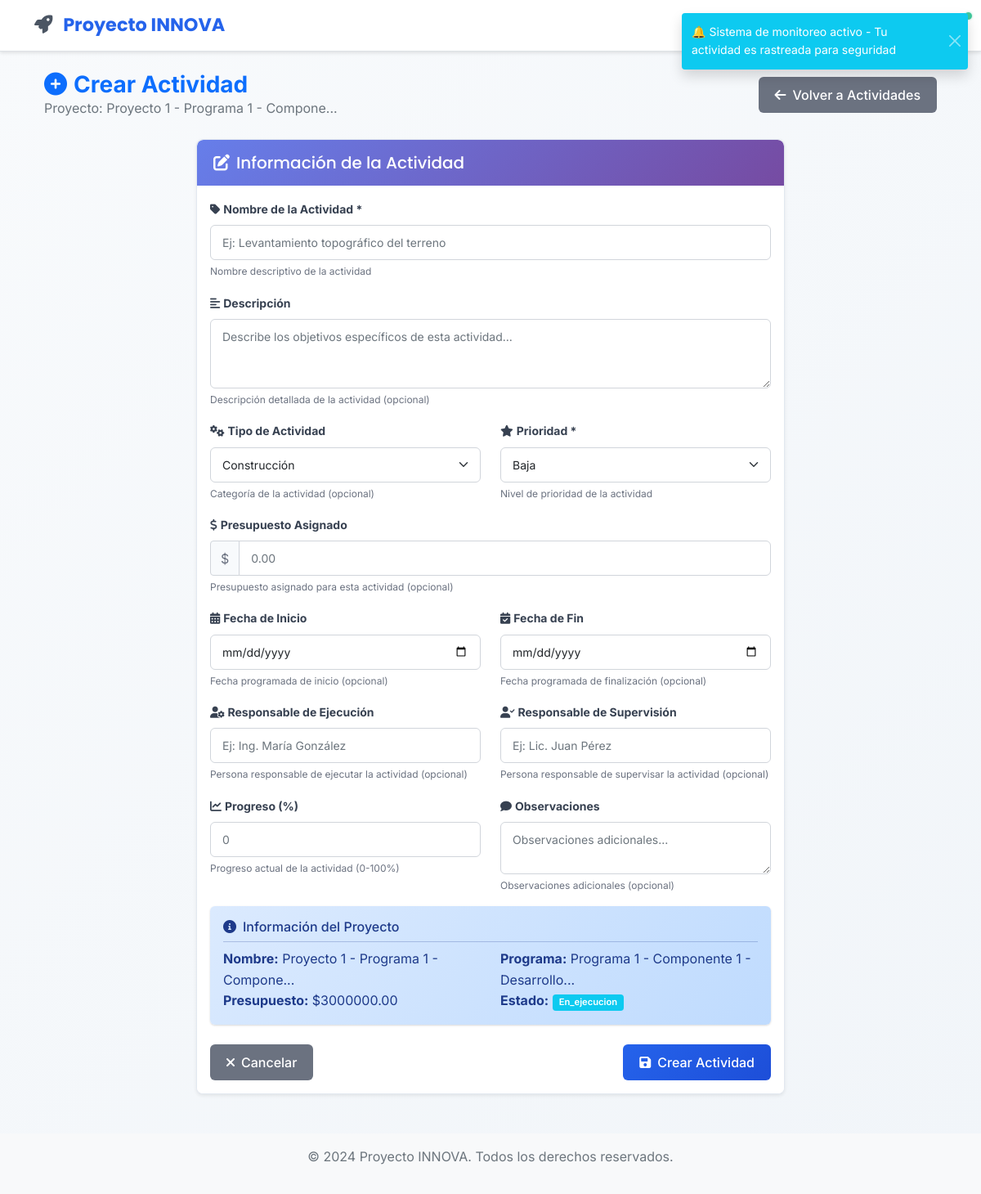
The page /planes/proyectos/1/actividades/crear (signed in) on the database as committed earlier.
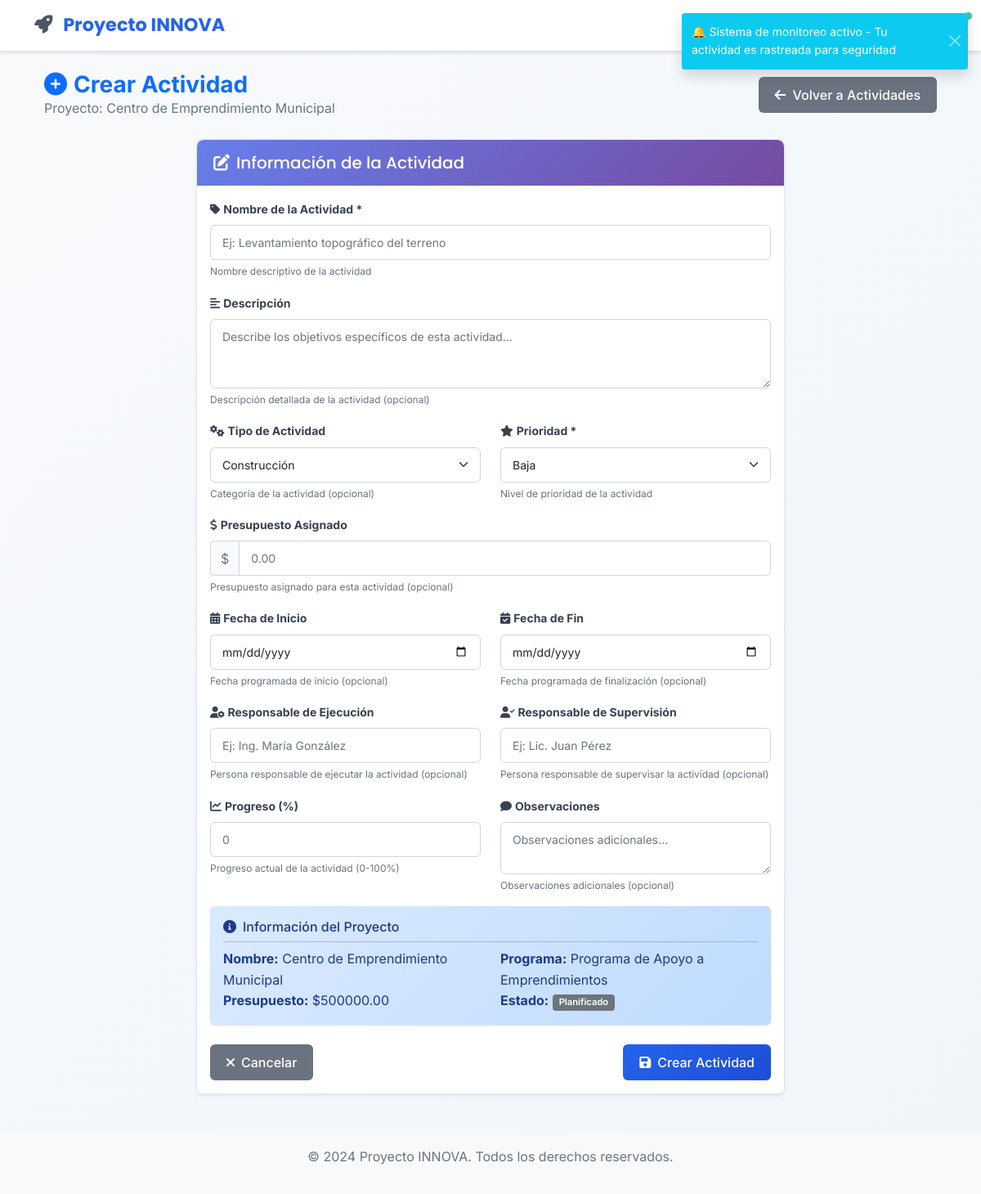
The same page on the database as committed later.
### app/models/proyecto.py (models this page shows, shortened)
class Proyecto(db.Model):
    __tablename__ = 'proyectos'
    id = db.Column(db.Integer, primary_key=True)
    nombre = db.Column(db.String(200), nullable=False)  # NOMBRE PROYECTO
    descripcion = db.Column(db.Text)
    programa_id = db.Column(db.Integer, db.ForeignKey('programas.id'), nullable=False)
    programa = db.relationship('Programa', backref=db.backref('proyectos', lazy=True, cascade='all, delete-orphan'))
    estado = db.Column(db.String(20), default='planificado')  # planificado, en_ejecucion, completado, suspendido, cancelado
    created_at = db.Column(db.DateTime, default=datetime.utcnow)
    updated_at = db.Column(db.DateTime, default=datetime.utcnow, onupdate=datetime.utcnow)
    fecha_inicio = db.Column(db.Date)
    fecha_fin = db.Column(db.Date)
    presupuesto_total = db.Column(db.Float, default=0.0)
    presupuesto_ejecutado = db.Column(db.Float, default=0.0)
    ubicacion = db.Column(db.String(200))
    sector = db.Column(db.String(100))
    responsable_ejecucion = db.Column(db.String(200))
    responsable_seguimiento = db.Column(db.String(200))

### app/models/programa.py (models this page shows, shortened)
class Programa(db.Model):
    __tablename__ = 'programas'
    id = db.Column(db.Integer, primary_key=True)
    cod_programa = db.Column(db.String(50), nullable=False)
    nombre = db.Column(db.String(200), nullable=False)  # PROGRAMA PDM
    descripcion = db.Column(db.Text)
    dependencia_responsable = db.Column(db.String(200))
    componente_id = db.Column(db.Integer, db.ForeignKey('componentes.id'), nullable=False)
    componente = db.relationship('Componente', backref=db.backref('programas', lazy=True, cascade='all, delete-orphan'))
    estado = db.Column(db.String(20), default='activo')  # activo, inactivo
    created_at = db.Column(db.DateTime, default=datetime.utcnow)
    updated_at = db.Column(db.DateTime, default=datetime.utcnow, onupdate=datetime.utcnow)
    bpim = db.Column(db.String(50))  # BPIM según el diccionario
    presupuesto_asignado = db.Column(db.Float, default=0.0)

### app/views/planes.py (the view, shortened to what this page needs)
@planes_bp.route('/proyectos/<int:proyecto_id>/actividades/crear', methods=['GET', 'POST'])
@login_required
def crear_actividad(proyecto_id):
    proyecto = Proyecto.query.join(Programa).join(Componente).join(LineaEstrategica).join(PlanDesarrollo).filter(
        Proyecto.id == proyecto_id
    ).first_or_404()
    if not current_user.can_edit_column('NOMBRE PROYECTO'):
        flash('No tienes permisos para crear actividades.', 'danger')
        return redirect(url_for('planes.actividades', proyecto_id=proyecto_id))
    form = ActividadForm()
    return render_template('planes/crear_actividad.html', title='Crear Actividad', form=form, proyecto=proyecto)

### app/models/user.py (called while the page is built)
    def is_admin(self):
        if self.active_roles:
            admin_names = ['admin', 'administrador']
            return any(ur.role.name.lower() in admin_names for ur in self.active_roles)
        return self.legacy_role == 'admin'

    def can_edit_column(self, column_name):
        if self.is_admin():
            return True  # Los admins pueden editar todo
        for user_role in self.active_roles:
            if user_role.role.can_edit_column(column_name):
                return True
        return False

### app/templates/planes/crear_actividad.html (shortened to what the changed rows need)
{% extends "base.html" %}
{% block content %}
<div class="container-fluid mt-4">
    <div class="row mb-4">
        <div class="col-12">
            <div class="d-flex justify-content-between align-items-center">
                <div>
                    <h1 class="h3 mb-0 text-primary fw-bold">
                        <i class="fas fa-plus-circle me-2"></i>Crear Actividad
                    </h1>
                    <p class="text-muted mb-0">Proyecto: {{ proyecto.nombre }}</p>
                </div>
            </div>
        </div>
    </div>
    <div class="row">
        <div class="col-lg-8 mx-auto">
            <div class="card shadow-sm">
                <div class="card-body">
                    <form method="POST">
                        <div class="alert alert-info border-0">
                            <div class="row">
                                <div class="col-md-6">
                                    <strong>Nombre:</strong> {{ proyecto.nombre }}
                                </div>
                                <div class="col-md-6">
                                    <strong>Programa:</strong> {{ proyecto.programa.nombre }}
                                </div>
                                <div class="col-md-6">
                                    <strong>Presupuesto:</strong> ${{ "%.2f"|format(proyecto.presupuesto_total or 0) }}
                                </div>
                                <div class="col-md-6">
                                    <strong>Estado:</strong>
                                    <span class="badge {% if proyecto.estado == 'completado' %}bg-success{% elif proyecto.estado == 'en_ejecucion' %}bg-info{% else %}bg-secondary{% endif %}">
                                        {{ proyecto.estado|title }}
                                    </span>
                                </div>
                            </div>
                        </div>
                    </form>
                </div>
            </div>
        </div>
    </div>
</div>
{% endblock %}

Rows that differ between the two databases and show on the page:
changed Proyecto: nombre "Proyecto 1 - Programa 1 - Compone..." → "Centro de Emprendimiento Municipal"; presupuesto_total "3000000.00" → "500000.00"; estado "En_ejecucion" → "Planificado"
changed Programa: programa.nombre "Programa 1 - Componente 1 - Desarrollo..." → "Programa de Apoyo a Emprendimientos"
